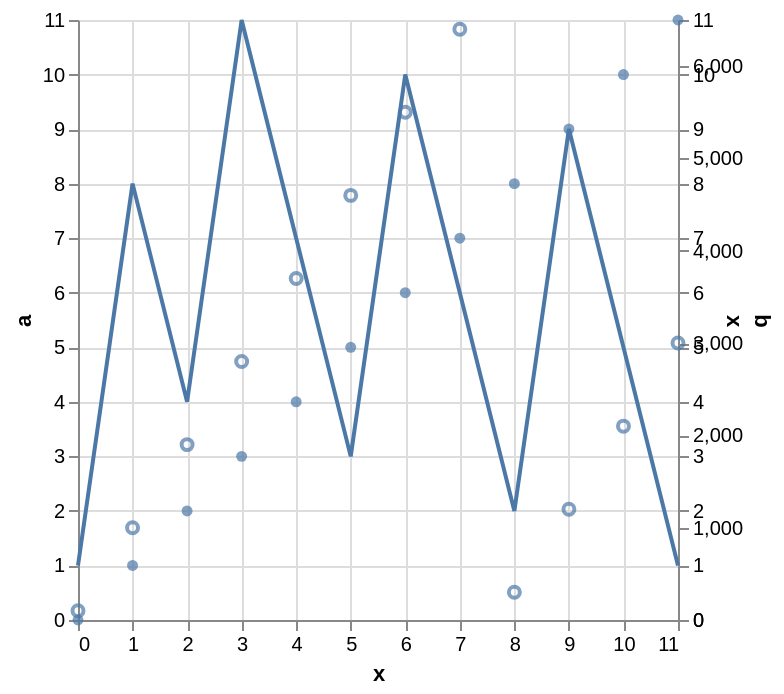

This figure's Vega-Lite source:
### Vega-Lite specification from a JSON file in a GitHub repository (floating-point values rounded to 4 significant figures)
{"data": {"values": [{"x": 0, "a": 1, "b": 100, "g": "p", "h": "u"}, {"x": 1, "a": 8, "b": 1000, "g": "q", "h": "v"}, {"x": 2, "a": 4, "b": 1900, "g": "r", "h": "u"}, {"x": 3, "a": 11, "b": 2800, "g": "p", "h": "v"}, {"x": 4, "a": 7, "b": 3700, "g": "q", "h": "u"}, {"x": 5, "a": 3, "b": 4600, "g": "r", "h": "v"}, {"x": 6, "a": 10, "b": 5500, "g": "p", "h": "u"}, {"x": 7, "a": 6, "b": 6400, "g": "q", "h": "v"}, {"x": 8, "a": 2, "b": 300, "g": "r", "h": "u"}, {"x": 9, "a": 9, "b": 1200, "g": "p", "h": "v"}, {"x": 10, "a": 5, "b": 2100, "g": "q", "h": "u"}, {"x": 11, "a": 1, "b": 3000, "g": "r", "h": "v"}]}, "encoding": {"x": {"field": "x", "type": "quantitative"}}, "resolve": {"scale": {"y": "independent"}}, "layer": [{"mark": "line", "encoding": {"y": {"field": "a", "type": "quantitative"}}}, {"mark": "point", "encoding": {"y": {"field": "b", "type": "quantitative"}}}, {"mark": "circle", "encoding": {"y": {"field": "x", "type": "quantitative"}}}]}
